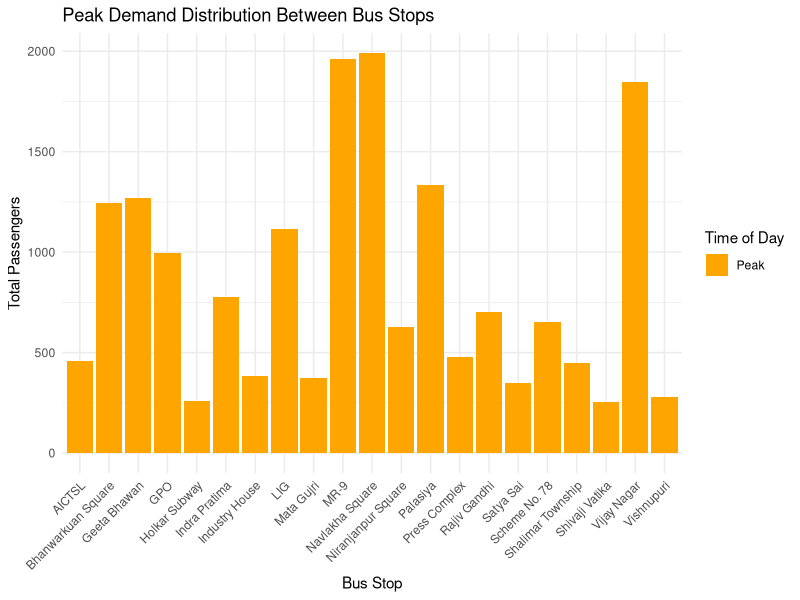
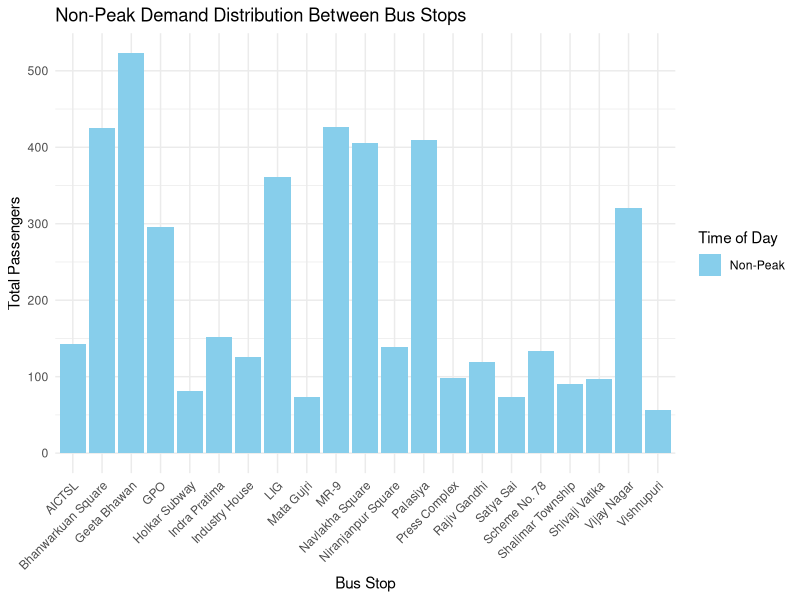
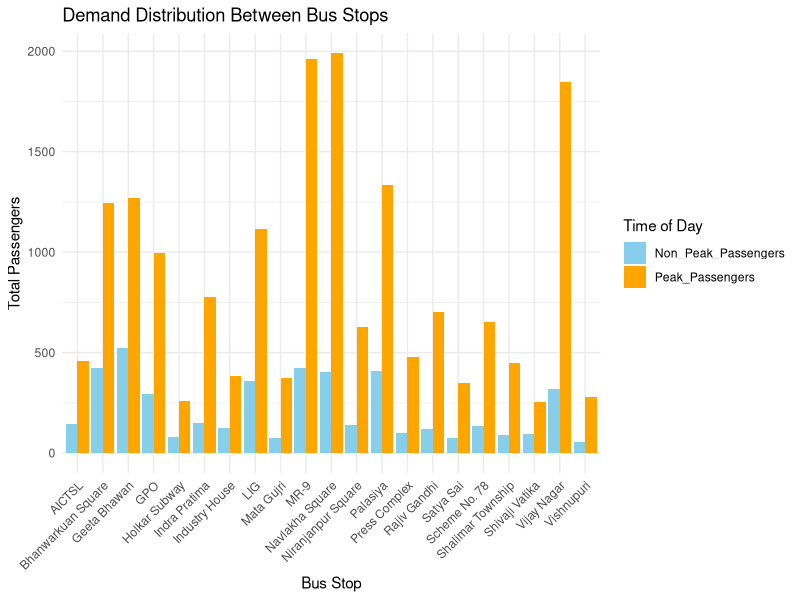
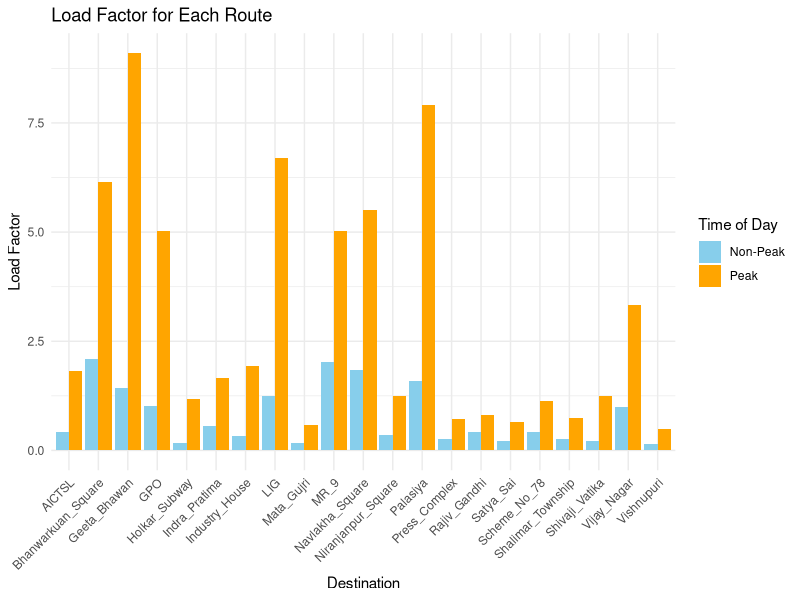
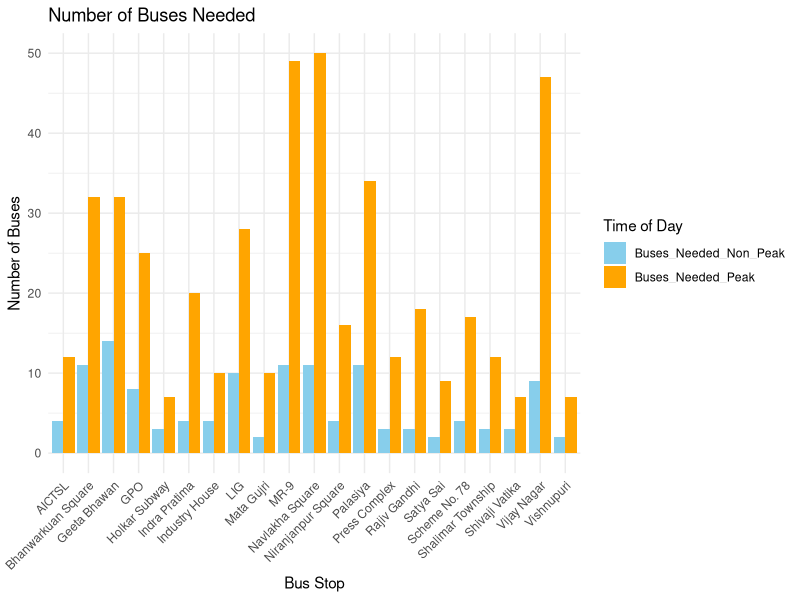

Here is the R script that generated these plots, in order:
## ---- chunk 1
library(tidyverse)

peakhours <- read.csv("CaseStudyExhibit5.csv")
head(peakhours)
## ---- chunk 2
nonpeakhours <- read.csv("CaseStudyExhibit6.csv")
head(nonpeakhours)
## ---- chunk 3
library(tidyverse)

# Clean and transform
# Remove the first two rows and rename the columns appropriately
df_peak_clean <- peakhours[-(1:2), ]

# Rename the columns
colnames(df_peak_clean) <- c("Bus_Stop", "Stop_Name", 
                             "Rajiv_Gandhi", "Mata_Gujri", "Vishnupuri", 
                             "Bhanwarkuan_Square", "Holkar_Subway", "Navlakha_Square", 
                             "Indra_Pratima", "GPO", "Shivaji_Vatika", 
                             "AICTSL", "Geeta_Bhawan", "Palasiya", 
                             "Industry_House", "LIG", "Press_Complex", 
                             "MR_9", "Vijay_Nagar", "Satya_Sai", 
                             "Shalimar_Township", "Scheme_No_78", "Niranjanpur_Square")

# Convert to appropriate types
df_peak_clean <- df_peak_clean %>%
  mutate(across(c(Bus_Stop), as.integer)) %>%
  mutate(across(starts_with("Rajiv_Gandhi"):starts_with("Niranjanpur_Square"), as.numeric))

# Convert to long format
df_peak_long <- df_peak_clean %>%
  pivot_longer(cols = starts_with("Rajiv_Gandhi"):starts_with("Niranjanpur_Square"),
               names_to = "Destination", values_to = "Passengers")

# Analyze the distribution of demand between different bus stops
total_demand_peak <- df_peak_long %>%
  group_by(Bus_Stop, Stop_Name) %>%
  summarize(Total_Passengers = sum(Passengers, na.rm = TRUE))

# Clean and transform
df_nonpeak_clean <- nonpeakhours[-(1:2), ]

# Rename the columns
colnames(df_nonpeak_clean) <- c("Bus_Stop", "Stop_Name", 
                                "Rajiv_Gandhi", "Mata_Gujri", "Vishnupuri", 
                                "Bhanwarkuan_Square", "Holkar_Subway", "Navlakha_Square", 
                                "Indra_Pratima", "GPO", "Shivaji_Vatika", 
                                "AICTSL", "Geeta_Bhawan", "Palasiya", 
                                "Industry_House", "LIG", "Press_Complex", 
                                "MR_9", "Vijay_Nagar", "Satya_Sai", 
                                "Shalimar_Township", "Scheme_No_78", "Niranjanpur_Square")

# Convert to appropriate types
df_nonpeak_clean <- df_nonpeak_clean %>%
  mutate(across(c(Bus_Stop), as.integer)) %>%
  mutate(across(starts_with("Rajiv_Gandhi"):starts_with("Niranjanpur_Square"), as.numeric))

# Convert to long format
df_nonpeak_long <- df_nonpeak_clean %>%
  pivot_longer(cols = starts_with("Rajiv_Gandhi"):starts_with("Niranjanpur_Square"),
               names_to = "Destination", values_to = "Passengers")

# Total demand for non-peak hours
total_demand_nonpeak <- df_nonpeak_long %>%
  group_by(Bus_Stop, Stop_Name) %>%
  summarize(Total_Passengers = sum(Passengers, na.rm = TRUE))

# Compare the total demand between peak and non-peak hours
demand_comparison <- total_demand_nonpeak %>%
  rename(Non_Peak_Passengers = Total_Passengers) %>%
  left_join(total_demand_peak %>% rename(Peak_Passengers = Total_Passengers), 
            by = c("Bus_Stop", "Stop_Name"))


# print(demand_comparison)

# Plot peak demand
ggplot(total_demand_peak, aes(x = Stop_Name, y = Total_Passengers, fill = "Peak")) +
  geom_col(position = position_dodge(width = 0.9)) +
  labs(title = "Peak Demand Distribution Between Bus Stops", 
       x = "Bus Stop", 
       y = "Total Passengers", 
       fill = "Time of Day") +
  theme_minimal() +
  theme(axis.text.x = element_text(angle = 45, hjust = 1)) +
  scale_fill_manual(values = c("Peak" = "orange"))

# Plot non-peak demand
ggplot(total_demand_nonpeak, aes(x = Stop_Name, y = Total_Passengers, fill = "Non-Peak")) +
  geom_col(position = position_dodge(width = 0.9)) +
  labs(title = "Non-Peak Demand Distribution Between Bus Stops", 
       x = "Bus Stop", 
       y = "Total Passengers", 
       fill = "Time of Day") +
  theme_minimal() +
  theme(axis.text.x = element_text(angle = 45, hjust = 1)) +
  scale_fill_manual(values = c("Non-Peak" = "skyblue"))
## ---- chunk 4
# Combine peak and non-peak data
demand_comparison <- total_demand_peak %>%
  rename(Peak_Passengers = Total_Passengers) %>%
  left_join(total_demand_nonpeak %>% rename(Non_Peak_Passengers = Total_Passengers), 
            by = c("Bus_Stop", "Stop_Name"))

# Convert to long format for plotting
demand_comparison_long <- demand_comparison %>%
  pivot_longer(cols = c("Peak_Passengers", "Non_Peak_Passengers"),
               names_to = "Time_Period", values_to = "Total_Passengers") %>%
  mutate(Time_Period = factor(Time_Period, levels = c("Non_Peak_Passengers", "Peak_Passengers")))

# Visualize demand distribution
ggplot(demand_comparison_long, aes(x = Stop_Name, y = Total_Passengers, fill = Time_Period)) +
  geom_col(position = position_dodge(width = 0.9)) +
  labs(title = "Demand Distribution Between Bus Stops", 
       x = "Bus Stop", 
       y = "Total Passengers", 
       fill = "Time of Day") +
  theme_minimal() +
  theme(axis.text.x = element_text(angle = 45, hjust = 1)) +  # Rotate labels
  scale_fill_manual(values = c("Non_Peak_Passengers" = "skyblue", "Peak_Passengers" = "orange"))  # Set colors
## ---- chunk 5
bus_capacity <- 40
# Calculate the load factor for each route
load_factor_non_peak <- df_nonpeak_long %>%
  mutate(Load_Factor = Passengers / bus_capacity)

load_factor_peak <- df_peak_long %>%
  mutate(Load_Factor = Passengers / bus_capacity)

load_factor_combined <- bind_rows(
  load_factor_non_peak %>% mutate(Time_Period = "Non-Peak"),
  load_factor_peak %>% mutate(Time_Period = "Peak")
)

# Visualize load factors
ggplot(load_factor_combined, aes(x = Destination, y = Load_Factor, fill = Time_Period)) +
  geom_col(position = position_dodge(width = 0.9)) +
  labs(title = "Load Factor for Each Route", 
       x = "Destination", 
       y = "Load Factor", 
       fill = "Time of Day") +
  theme_minimal() +
  theme(axis.text.x = element_text(angle = 45, hjust = 1)) +  # Rotate labels
  scale_fill_manual(values = c("Non-Peak" = "skyblue", "Peak" = "orange"))  # Set colors
## ---- chunk 6
# Estimate the number of buses required (assuming a bus capacity of 40 passengers)
bus_capacity <- 40
demand_comparison <- demand_comparison %>%
  mutate(
    Buses_Needed_Non_Peak = ceiling(Non_Peak_Passengers / bus_capacity),
    Buses_Needed_Peak = ceiling(Peak_Passengers / bus_capacity)
  )

# Reshape data for plotting
demand_comparison_long <- demand_comparison %>%
  pivot_longer(cols = c(Buses_Needed_Non_Peak, Buses_Needed_Peak),
               names_to = "Time_of_Day", values_to = "Buses_Needed")

# Plotting
ggplot(demand_comparison_long, aes(x = Stop_Name, y = Buses_Needed, fill = Time_of_Day)) +
  geom_col(position = position_dodge(width = 0.9)) +
  labs(title = "Number of Buses Needed",
       x = "Bus Stop",
       y = "Number of Buses",
       fill = "Time of Day") +
  theme_minimal() +
  theme(axis.text.x = element_text(angle = 45, hjust = 1)) +  # Rotate labels
  scale_fill_manual(values = c("Buses_Needed_Non_Peak" = "skyblue", "Buses_Needed_Peak" = "orange"))  # Set colors
